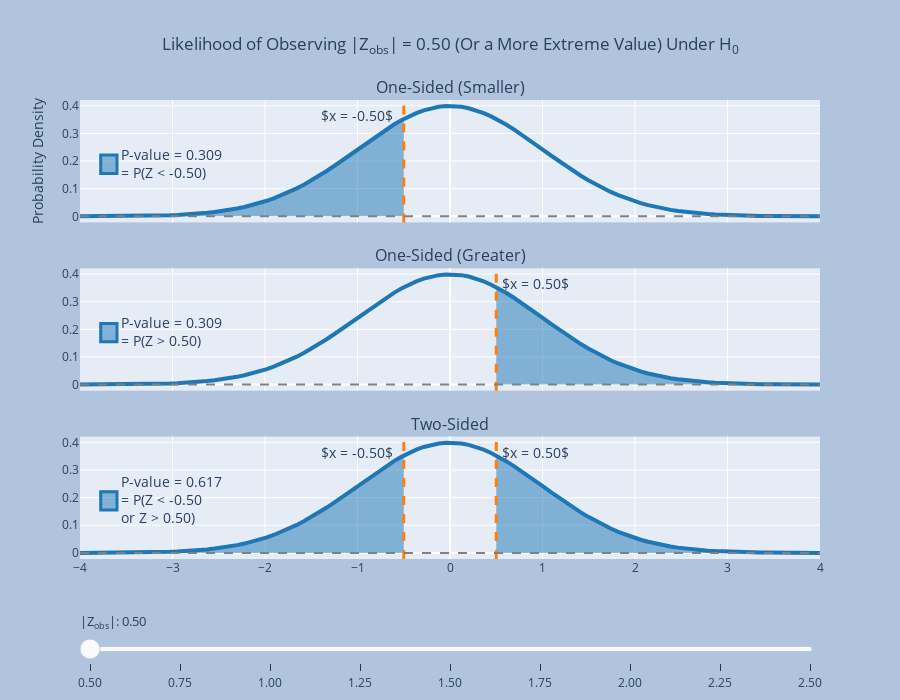
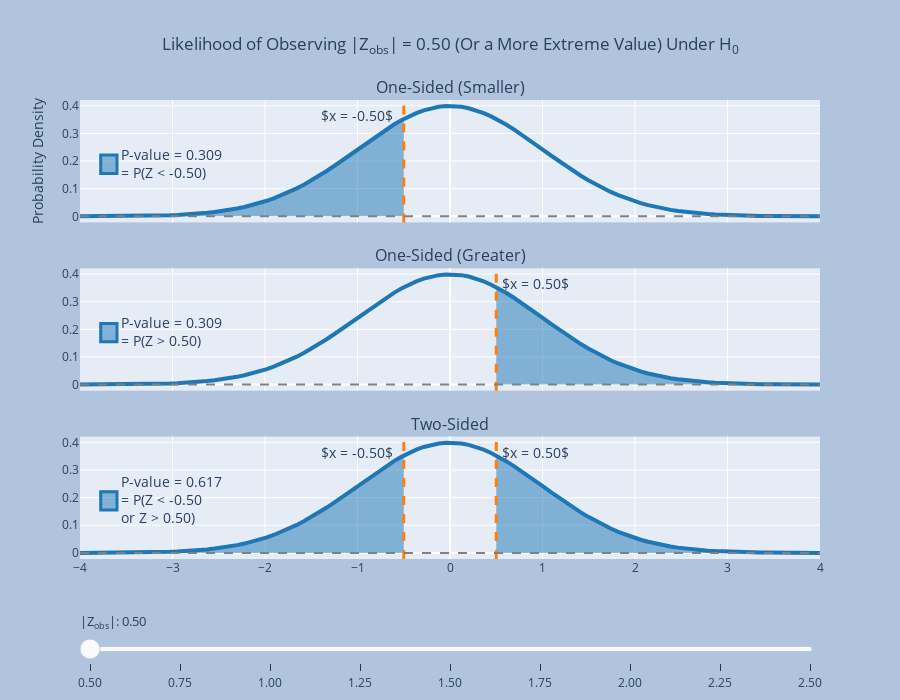

Source (notebook cell) for these figures, in order:
### Markdown cell above
## Further Exploration of P-Values

To improve your understanding of one-sided and two-sided $P$-values and how they are related to the observed value of your test statistic, you can play around with the interactive widget below.

Drag the slider to select different values of $Z_{obs}$. Compare the one-sided and two-sided $P$-values, and notice how the areas represented by the $P$-values shrink as $Z_{obs}$ gets further and further away from 0, the mean of the standard normal distribution.

### Code cell
# Use default seaborn palette (reference: https://josephlemaitre.com/2022/06/use-a-seaborn-color-palette-for-plotly-figures/)
plotly_palette = iter([f"rgb({c[0]*256}, {c[1]*256}, {c[2]*256})" for c in sns.color_palette()])
normcolor = next(plotly_palette)
pcolor = next(plotly_palette)

# create figure with 3 subplots
num_subplots = 3
fig = go.Figure().set_subplots(
    rows = num_subplots, cols = 1,
    vertical_spacing = 0.1,
    shared_xaxes = "all", shared_yaxes = "all",
    subplot_titles = ["One-Sided (Smaller)", "One-Sided (Greater)", "Two-Sided"],
)

z_obs_values = np.arange(0.5, 2.75, 0.25)
pvals = [1-scipy.stats.norm(0,1).cdf(z_obs) for z_obs in z_obs_values] # one-sided p-value
num_z_obs = len(z_obs_values)
initially_visible_index = 0 # index of initially visible z_obs and pval

# for each z_obs
for i, z_obs in enumerate(z_obs_values):
    endpts = np.array([-4, -z_obs, z_obs, 4])
    # for each subplot
    for j in range(num_subplots):
        # for each third of the pdf
        for k in range(len(endpts)-1):
            if (k == 0 and j != 1) or (k == 2 and j != 0):
                # fill in the area under this third of the pdf
                x = np.linspace(endpts[k], endpts[k+1], 50)
                fig.add_trace(
                    go.Scatter(
                        line = {"width": 0, "color": normcolor,},
                        opacity = 0,
                        x = x,
                        y = scipy.stats.norm.pdf(x),
                        fill = "tozeroy",
                        hoverinfo = "skip",
                        showlegend = False,
                        visible = True if i == initially_visible_index else False,
                    ),
                    row = j+1,
                    col = 1
                )
        # add lines for x = -z_obs
        if j != 1:
            fig.add_vline(
                x = -z_obs,
                visible = True if i == initially_visible_index else False,
                line = {"color": pcolor, "dash": "dash", "width": 3},
                annotation_text = f"$x = -{z_obs:.2f}$",
                annotation_visible = True if i == initially_visible_index else False,
                annotation_borderpad = 5,
                annotation_xshift = -5,
                annotation_position = "top left",
                annotation_font = {"size": 14 },
                row = j+1,
                col = 1
            )
        # add lines for x = z_obs
        if j != 0:
            fig.add_vline(
                x = z_obs,
                visible = True if i == initially_visible_index else False,
                line = {"color": pcolor, "dash": "dash", "width": 3},
                annotation_text = f"$x = {z_obs:.2f}$",
                annotation_visible = True if i == initially_visible_index else False,
                annotation_borderpad = 5,
                annotation_position = "top right",
                annotation_font = {"size": 14 },
                row = j+1,
                col = 1
            )
        # add text for p-value annotations
        if j == 0:
            text = f"P-value = {pvals[i]:.3f}<br>= P(Z < -{z_obs_values[i]:.2f})"
        elif j == 1:
            text = f"P-value = {pvals[i]:.3f}<br>= P(Z > {z_obs_values[i]:.2f})"
        else:
            text = f"P-value = {2*pvals[i]:.3f}<br>= P(Z < -{z_obs_values[i]:.2f}<br>or Z > {z_obs_values[i]:.2f})"
        fig.add_annotation(
            row = j+1, col = 1,
            xref = "x domain", yref = "y domain",
            x = 0.05, y = 0.45,
            text = text,#f"P-val &#8776; {pvals[i]:.3f}" if j != 2 else f"P-val &#8776; {2*pvals[i]:.3f}",
            align = "left",
            showarrow = False,
            font = {"size": 14},
            xshift = 2,
            yshift = 4,
            visible = True if i == initially_visible_index else False,
        ) 

    
# add shapes for p-value annotations (always visible) to each subplot
for i in range(num_subplots):
    # filled-in square
    fig.add_shape(
        row = i+1, col = 1,
        type = "rect",
        xref = "x domain", yref = "y domain",
        x0 = 0.028, x1 = 0.05, y0 = 0.4, y1 = 0.55,
        fillcolor = normcolor,
        opacity = 0.5,
        visible = True,
    )
    # border for filled-in square
    fig.add_shape(
        row = i+1, col = 1,
        type = "rect",
        xref = "x domain", yref = "y domain",
        x0 = 0.028, x1 = 0.05, y0 = 0.4, y1 = 0.55,
        line = { "color": normcolor, "width": 3, },
        visible = True,
    )

# add normal distribution (always visible) to each subplot
x = np.linspace(endpts[0], endpts[-1], 100)
for i in range(num_subplots):
    fig.add_trace(
        go.Scatter(
            line = {"width": 4, "color": normcolor,},
            x = x,
            y = scipy.stats.norm.pdf(x),
            showlegend = False,
            legendrank = 0,
            hoverinfo = "x+y",
            visible = True,
        ),
        row = i+1,
        col = 1
    )  

# add x = 0 (always visible) to each subplot
for i in range(num_subplots):
    fig.add_hline(y = 0, visible = True, line = {"color": "grey", "dash": "dash"}, row = i+1, col = 1)

get_title = lambda i: f"Likelihood of Observing |Z<sub>obs</sub>| = {z_obs_values[i]:.2f} (Or a More Extreme Value) Under H<sub>0</sub>"

def update_layout_options(index):
    layout_options = { "title" : get_title(index) } # update title
    # update visibility of shapes and annotations
    for i in range(num_z_obs):
        for offset in range(4):
            # each group of 4 out of the first num_z_obs shapes represents the lines x = ±z_obs
            # that correspond to z_obs_values[i]
            layout_options[f"shapes[{4*i + offset}].visible"] = True if i == index else False
        for offset in range(7):
            # each group of 7 after the first 3 annotations represents the annotations for x = ±z_obs
            # and for the p-value that correspond to z_obs_values[i]
            layout_options[f"annotations[{3 + 7*i + offset}].visible"] = True if i == index else False
    return layout_options

# Create steps for the slider to select values of z_obs
steps = []
for i in range(num_z_obs):
    steps.append({
        "method": "update",
        "args": [ # arguments to pass to the update method
            {
                "visible": np.append(np.ravel([[True]*4 if j == i else [False]*4 for j in range(num_z_obs)]), [True]*3), # trace arguments
            },
            update_layout_options(i), # layout arguments
        ],
        "label": f"{z_obs_values[i]:.2f}",
    })

# Create a slider using these steps and add it to fig
fig.layout.sliders = [{
    "active": initially_visible_index,
    "currentvalue": {"prefix": "|Z<sub>obs</sub>|: ", "font": {"size": 13}},
    "pad": {"t": 50},
    "steps": steps,
}]

# Set layout settings
fig.update_layout(
    title = {
        "x": 0.5,
        "text": get_title(initially_visible_index),
    },
    yaxis = {
        "range": [-0.02, 0.45],
        "title": "Probability Density",
    },
    paper_bgcolor = "LightSteelBlue",
    height = 700,
)

fig.show()
